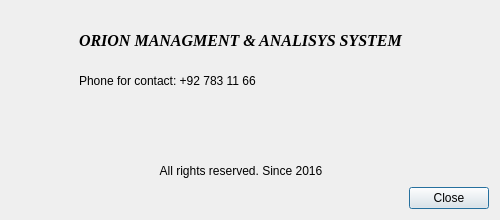
<?xml version="1.0" encoding="UTF-8"?>
<ui version="4.0">
 <class>AboutDlg</class>
 <widget class="QDialog" name="AboutDlg">
  <property name="geometry">
   <rect>
    <x>0</x>
    <y>0</y>
    <width>500</width>
    <height>220</height>
   </rect>
  </property>
  <property name="sizePolicy">
   <sizepolicy hsizetype="Fixed" vsizetype="Fixed">
    <horstretch>0</horstretch>
    <verstretch>0</verstretch>
   </sizepolicy>
  </property>
  <property name="windowTitle">
   <string>Info</string>
  </property>
  <layout class="QGridLayout" name="gridLayout">
   <item row="0" column="1">
    <spacer name="verticalSpacer_2">
     <property name="orientation">
      <enum>Qt::Vertical</enum>
     </property>
     <property name="sizeType">
      <enum>QSizePolicy::Fixed</enum>
     </property>
     <property name="sizeHint" stdset="0">
      <size>
       <width>20</width>
       <height>20</height>
      </size>
     </property>
    </spacer>
   </item>
   <item row="3" column="1">
    <spacer name="verticalSpacer">
     <property name="orientation">
      <enum>Qt::Vertical</enum>
     </property>
     <property name="sizeHint" stdset="0">
      <size>
       <width>20</width>
       <height>40</height>
      </size>
     </property>
    </spacer>
   </item>
   <item row="4" column="1">
    <widget class="QLabel" name="copyrightsLb">
     <property name="sizePolicy">
      <sizepolicy hsizetype="Preferred" vsizetype="Preferred">
       <horstretch>0</horstretch>
       <verstretch>0</verstretch>
      </sizepolicy>
     </property>
     <property name="text">
      <string>All rights reserved. Since 2016</string>
     </property>
     <property name="alignment">
      <set>Qt::AlignCenter</set>
     </property>
    </widget>
   </item>
   <item row="4" column="2">
    <spacer name="horizontalSpacer_4">
     <property name="orientation">
      <enum>Qt::Horizontal</enum>
     </property>
     <property name="sizeHint" stdset="0">
      <size>
       <width>40</width>
       <height>20</height>
      </size>
     </property>
    </spacer>
   </item>
   <item row="4" column="0">
    <spacer name="horizontalSpacer_3">
     <property name="orientation">
      <enum>Qt::Horizontal</enum>
     </property>
     <property name="sizeHint" stdset="0">
      <size>
       <width>40</width>
       <height>20</height>
      </size>
     </property>
    </spacer>
   </item>
   <item row="1" column="0">
    <spacer name="horizontalSpacer">
     <property name="orientation">
      <enum>Qt::Horizontal</enum>
     </property>
     <property name="sizeHint" stdset="0">
      <size>
       <width>40</width>
       <height>20</height>
      </size>
     </property>
    </spacer>
   </item>
   <item row="1" column="2">
    <spacer name="horizontalSpacer_2">
     <property name="orientation">
      <enum>Qt::Horizontal</enum>
     </property>
     <property name="sizeHint" stdset="0">
      <size>
       <width>40</width>
       <height>20</height>
      </size>
     </property>
    </spacer>
   </item>
   <item row="1" column="1">
    <widget class="QLabel" name="companyLb">
     <property name="font">
      <font>
       <family>Times New Roman</family>
       <pointsize>12</pointsize>
       <weight>75</weight>
       <italic>true</italic>
       <bold>true</bold>
      </font>
     </property>
     <property name="locale">
      <locale language="English" country="UnitedStates"/>
     </property>
     <property name="text">
      <string>ORION MANAGMENT &amp; ANALISYS SYSTEM
</string>
     </property>
    </widget>
   </item>
   <item row="2" column="1">
    <widget class="QLabel" name="infoLb">
     <property name="sizePolicy">
      <sizepolicy hsizetype="Preferred" vsizetype="Preferred">
       <horstretch>0</horstretch>
       <verstretch>0</verstretch>
      </sizepolicy>
     </property>
     <property name="text">
      <string>Phone for contact: +92 783 11 66</string>
     </property>
     <property name="textFormat">
      <enum>Qt::RichText</enum>
     </property>
     <property name="wordWrap">
      <bool>true</bool>
     </property>
    </widget>
   </item>
   <item row="5" column="2">
    <widget class="QPushButton" name="closeBtn">
     <property name="text">
      <string>Close</string>
     </property>
    </widget>
   </item>
  </layout>
 </widget>
 <resources/>
 <connections/>
</ui>
